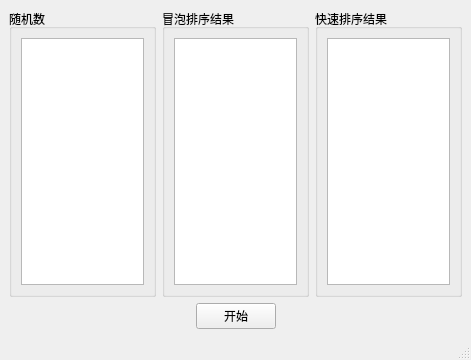
<?xml version="1.0" encoding="UTF-8"?>
<ui version="4.0">
 <class>MainWindow</class>
 <widget class="QMainWindow" name="MainWindow">
  <property name="geometry">
   <rect>
    <x>0</x>
    <y>0</y>
    <width>471</width>
    <height>360</height>
   </rect>
  </property>
  <property name="windowTitle">
   <string>MainWindow</string>
  </property>
  <widget class="QWidget" name="centralwidget">
   <layout class="QVBoxLayout" name="verticalLayout_5">
    <item>
     <layout class="QVBoxLayout" name="verticalLayout_4">
      <item>
       <layout class="QHBoxLayout" name="horizontalLayout">
        <item>
         <widget class="QGroupBox" name="groupBox">
          <property name="title">
           <string>随机数</string>
          </property>
          <layout class="QVBoxLayout" name="verticalLayout">
           <item>
            <widget class="QListWidget" name="randList"/>
           </item>
          </layout>
         </widget>
        </item>
        <item>
         <widget class="QGroupBox" name="groupBox_3">
          <property name="title">
           <string>冒泡排序结果</string>
          </property>
          <layout class="QVBoxLayout" name="verticalLayout_3">
           <item>
            <widget class="QListWidget" name="bubbleList"/>
           </item>
          </layout>
         </widget>
        </item>
        <item>
         <widget class="QGroupBox" name="groupBox_2">
          <property name="title">
           <string>快速排序结果</string>
          </property>
          <layout class="QVBoxLayout" name="verticalLayout_2">
           <item>
            <widget class="QListWidget" name="quickList"/>
           </item>
          </layout>
         </widget>
        </item>
       </layout>
      </item>
      <item>
       <layout class="QHBoxLayout" name="horizontalLayout_2">
        <item>
         <spacer name="horizontalSpacer">
          <property name="orientation">
           <enum>Qt::Horizontal</enum>
          </property>
          <property name="sizeHint" stdset="0">
           <size>
            <width>40</width>
            <height>20</height>
           </size>
          </property>
         </spacer>
        </item>
        <item>
         <widget class="QPushButton" name="start">
          <property name="text">
           <string>开始</string>
          </property>
         </widget>
        </item>
        <item>
         <spacer name="horizontalSpacer_2">
          <property name="orientation">
           <enum>Qt::Horizontal</enum>
          </property>
          <property name="sizeHint" stdset="0">
           <size>
            <width>40</width>
            <height>20</height>
           </size>
          </property>
         </spacer>
        </item>
       </layout>
      </item>
     </layout>
    </item>
   </layout>
  </widget>
  <widget class="QMenuBar" name="menubar">
   <property name="geometry">
    <rect>
     <x>0</x>
     <y>0</y>
     <width>471</width>
     <height>17</height>
    </rect>
   </property>
  </widget>
  <widget class="QStatusBar" name="statusbar"/>
 </widget>
 <resources/>
 <connections/>
</ui>
